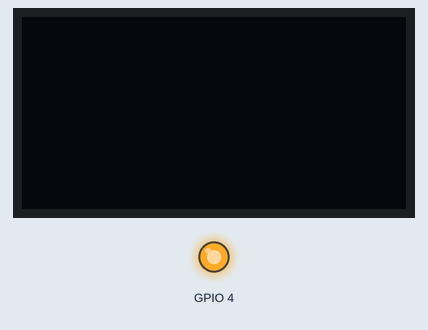
Bench run of a sketch on a simulated ESP32. On the bench: 128×64 one-colour display, output pins drawn as LEDs (lit = HIGH). No radio packets arrive unless stated. At 3.1 s the program puts the board to deep sleep or switches it off; the recording ends there.

Above: at 0.1 s.
Timing chart, 0 to 1.6 s (numbered marks = the images above):
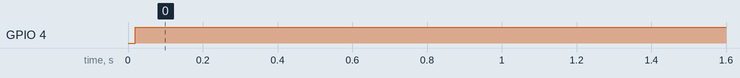

Measured:
- by itself, GPIO 4: LOW → HIGH at 0.02 s

The sketch:

LoRa_send.ino
```cpp
/* Example from Sandeep Mistry
   With mods from AliExpress/LilyGo docs
   For TTGo ESP32 LoRa-OLED board
   http://www.lilygo.cn/down_view.aspx?TypeId=11&Id=78&Fid=t14:11:14
   Based on SX1276 LoRa Radio
   http://www.semtech.com/apps/product.php?pn=SX1276
   RMB 29Nov2017-
*/

#include <SPI.h>
#include <LoRa.h>       // https://github.com/sandeepmistry/arduino-LoRa
#include <U8g2lib.h>   // https://github.com/olikraus/U8g2_Arduino
//#include <U8x8lib.h>

#define OFF 0   // For LED
#define ON 1

// SPI LoRa Radio
#define LORA_SCK 5        // GPIO5 - SX1276 SCK
#define LORA_MISO 19     // GPIO19 - SX1276 MISO
#define LORA_MOSI 27    // GPIO27 -  SX1276 MOSI
#define LORA_CS 18     // GPIO18 -   SX1276 CS
#define LORA_RST 14   // GPIO14 -    SX1276 RST
#define LORA_IRQ 26  // GPIO26 -     SX1276 IRQ (interrupt request)

// I2C OLED Display works with SSD1306 driver
#define OLED_SDA 21
#define OLED_SCL 22
#define OLED_RST 16


U8G2_SSD1306_128X64_NONAME_F_SW_I2C Display(U8G2_R0, /* clock=*/ OLED_SCL, /* data=*/ OLED_SDA, /* reset=*/ OLED_RST); // Full framebuffer, SW I2C

String sensorReading = "";
unsigned long startMillis;
unsigned long currentMillis;
unsigned long period;

void setup() {
  //delay(1000);

  Serial.begin(115200);
  Serial2.begin(9600, SERIAL_8N1, 13, 15);
  while (!Serial);


  // Very important for SPI pin configuration!
  SPI.begin(LORA_SCK, LORA_MISO, LORA_MOSI, LORA_CS);

  // Very important for LoRa Radio pin configuration!
  LoRa.setPins(LORA_CS, LORA_RST, LORA_IRQ);

  if (!LoRa.begin(433E6)) {
    Serial.println("Starting LoRa failed!");
    while (1);

  }

  LoRa.setSpreadingFactor(12);
  LoRa.setTxPower(20, PA_OUTPUT_PA_BOOST_PIN);
  //LoRa.setSignalBandwidth(62.5E3);

  pinMode(4, OUTPUT);
  digitalWrite(4, HIGH);

  startMillis = millis();  //initial start time
  period = 3000;

  do {
    currentMillis = millis();
    while (Serial2.available() > 0) {
      char serial2Char = (char)Serial2.read();
      sensorReading += serial2Char;
    }
    Serial.println(sensorReading);
    if (sensorReading.indexOf('D') == 0) {
      Display.begin();
      Display.enableUTF8Print();    // enable UTF8 support for the Arduino print() function
      Display.setFont(u8g2_font_6x13_tf);
      //Display error code here
      Display.clearBuffer();
      Display.setCursor(0, 12);
      Display.print("DIAGNOSTIC:");
      Display.setCursor(0, 30);
      Display.print(sensorReading);
      Display.sendBuffer();
    }

    else {
      LoRa.beginPacket();
      LoRa.print(sensorReading);
      LoRa.endPacket();
    }
    sensorReading = "";

  } while (currentMillis - startMillis <= period);
  Display.clearDisplay();

  esp_sleep_enable_ext0_wakeup(GPIO_NUM_13, 1);
  //gpio_pulldown_en(GPIO_NUM_13);
  esp_deep_sleep_start();
}

void loop() {


}


// Display Info
//Display.clearBuffer();
//Display.clearDisplay();
//Display.setCursor(0, 12);
//Display.print("Sent data:");
//Display.setCursor(0, 30);
// Display.print("(" + String(dataCount) + ")");
//Display.setCursor(0, 48);
//Display.print(sensorReading);
//Display.sendBuffer();
```
